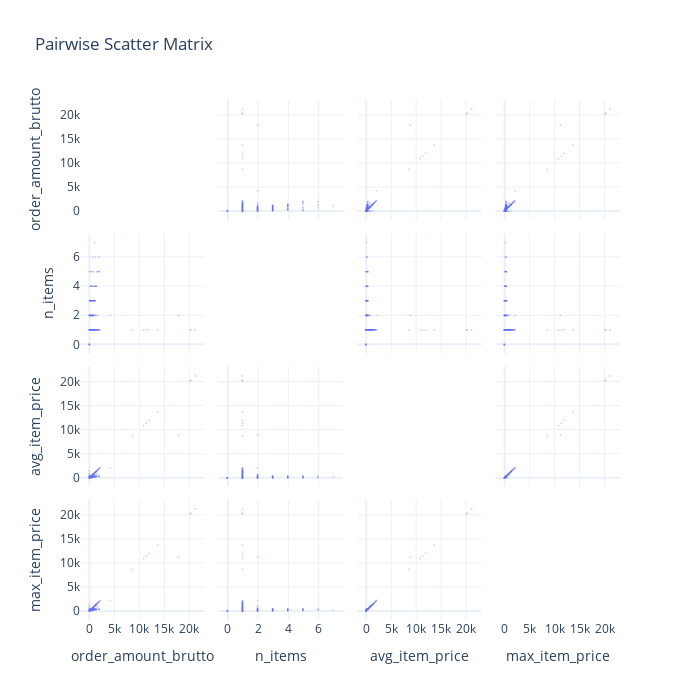

Notebook code cell kept with this figure:
### Code cell
# Pairwise scatter matrix of numerical features
fig = px.scatter_matrix(
    df[NUMERICAL],
    dimensions=NUMERICAL,
    title="Pairwise Scatter Matrix",
    opacity=0.3,
    height=700,
    width=700,
)
fig.update_traces(diagonal_visible=False, marker=dict(size=2))
fig.update_layout(template="plotly_white")
fig.show()

### Figure 1 — Plotly figure (JSON) as saved in the notebook; plotly's stock layout.template omitted (floating-point values rounded to 4 significant figures; data arrays with more than 128 entries replaced by an {"elided": "..."} marker saying what was removed)
{"data": [{"diagonal": {"visible": false}, "dimensions": [{"axis": {"matches": true}, "label": "order_amount_brutto", "values": {"elided": "9000 float values"}}, {"axis": {"matches": true}, "label": "n_items", "values": {"elided": "9000 int values"}}, {"axis": {"matches": true}, "label": "avg_item_price", "values": {"elided": "9000 float values"}}, {"axis": {"matches": true}, "label": "max_item_price", "values": {"elided": "9000 float values"}}], "hovertemplate": "%{xaxis.title.text}=%{x}<br>%{yaxis.title.text}=%{y}<extra></extra>", "legendgroup": "", "marker": {"color": "#636efa", "opacity": 0.3, "size": 2, "symbol": "circle"}, "name": "", "showlegend": false, "type": "splom"}], "layout": {"dragmode": "select", "height": 700, "legend": {"tracegroupgap": 0}, "title": {"text": "Pairwise Scatter Matrix"}, "width": 700}}
